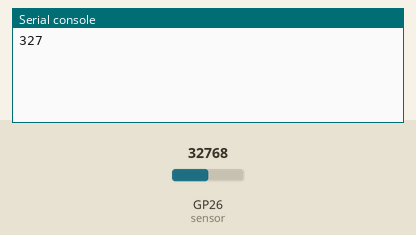
The program below on a simulated Raspberry Pi Pico running MicroPython. Parts: the last lines printed to the serial console. Inputs (shaded band) come from the test bench; at power-on: GP26 (sensor) = 32768 (analog values on the 0–65535 scale).

Above: at 1.2 s.
1.3 s: GP26 (sensor) set to 45874
At 2.4 s:
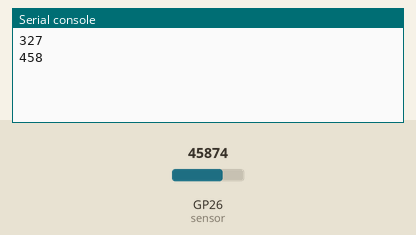
2.8 s: GP26 (sensor) set to 57670
At 5.2 s:
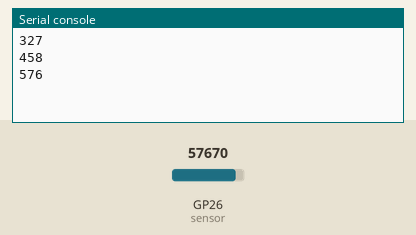
Timing chart, 0 to 6.7 s (numbered marks = the images above; inputs shaded):
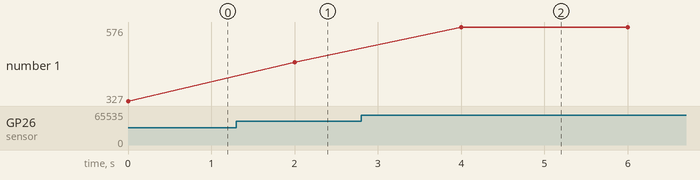

Measured:
- after the input at 1.3 s, the serial console: prints a new line after 0.70 s (image 1)
- after the input at 2.8 s, the serial console: prints a new line after 1.2 s (image 2)
- plotted number 1: 327 → 458 after the input at 1.3 s, 458 → 576 after the input at 2.8 s

The program:

ledsensor_mpython.py
```python
# LED as Light Sensor Example

from machine import Pin, ADC
from time import sleep

sensor = ADC(Pin(26))

def val():
    sum = 0
    for i in range(20):
        sum = sum + sensor.read_u16();
    return sum//20

while True:
    print (val() // 100)
    sleep(2)
```
